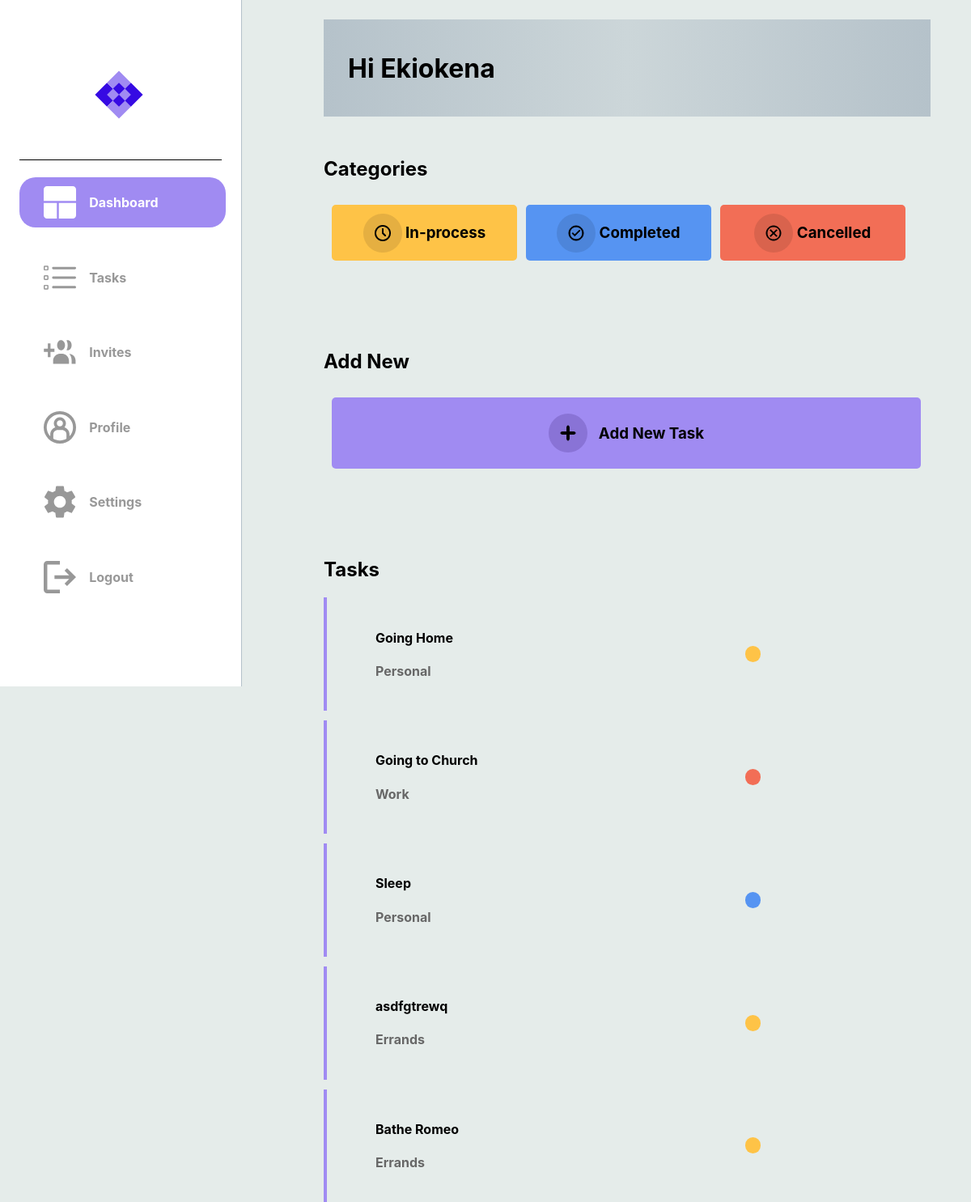
Page /dashboard (signed in) on the committed database.
### dotask/models.py (models this page shows)
class User(db.Model, UserMixin):
    __tablename__ = "user"
    id = db.Column(db.Integer, primary_key=True)
    email = db.Column(db.String(50), nullable=False, unique=True)
    password = db.Column(db.String(30), nullable=False)
    username = db.Column(db.String(30), nullable=False, unique=True)
    first_name = db.Column(db.String(30), nullable=False)
    last_name = db.Column(db.String(30), nullable=False)
    assigned_tasks = relationship('Task', secondary=user_task, backref='assigned_to')

class Task(db.Model):
    __tablename__ = "task"
    id = db.Column(db.Integer, primary_key=True)
    title = db.Column(db.String(100), nullable=False)
    description = db.Column(db.String(400), nullable=False)
    due_date = db.Column(db.Date, nullable=False)
    status = db.Column(Enum(TaskStatus))
    tag = db.Column(Enum(TaskTag))
    users = relationship('User', secondary=user_task, backref='tasks')

### dotask/routes.py (the view)
@app.route("/dashboard")
@login_required
def hello_dashboard():
    try:
        tasks = current_user.tasks
        if tasks:
            return render_template("dashboard.html", tasks=tasks)
    except:
        return render_template("dashboard.html")

### dotask/routes.py (called while the page is built)
@app.after_request
def after_request(response):
    response.headers["Cache-Control"] = "no-cache, no-store, must-revalidate"
    return response

@login_manager.user_loader
def load_user(user_id):
    return User.query.get(user_id)

### dotask/templates/dashboard.html (shortened to what this page needs)
<!DOCTYPE html>
<html lang="en">
<head>
    {% extends "layout.html" %}
    {% block head %}
        <link rel="stylesheet" {% block css_tab_colour %} href="../static/page_css_folder/dashboard.css" {% endblock %}/>
    {% endblock %}
    {% block dash_image_colour %}
    <a class="a1" href="{{ url_for('hello_dashboard') }}">
    <div id="logos">
        <img class="imgs" src="../static/dashboard_active.svg">
        <h4 class="sidebar-text">Dashboard</h4>
    </div>
    </a>
    {% endblock dash_image_colour %}
    {% block nav_title %}
    <div class="nav_title">
        <h1>Hi {{ current_user.first_name }}</h1>
    </div>
    {% endblock nav_title %}
    {% block categories %}
    <h2>Categories</h2>
    <div class="cate">
        <a href="{{ url_for('hello_in_process_tasks') }}">
            <div class="cate-container-1">
                <img src="../static/in_process.png">
                <h3>In-process</h3>
            </div>
        </a>
        <a href="{{ url_for('hello_completed_tasks') }}">
            <div class="cate-container-2">
                <img src="../static/completed.svg">
                <h3>Completed</h3>
            </div>
        </a>
        <a href="{{ url_for('hello_cancelled_tasks') }}">
            <div class="cate-container-3">
                <img src="../static/cancelled.svg">
                <h3>Cancelled</h3>
            </div>
        </a>
    </div>
    {% endblock categories %}
    {% block add_task %}
    <h2>Add New</h2>
    <div class="cate">
        <a href="{{ url_for('hello_new_task') }}">
            <div class="cate-container-4">
                <img src="../static/add_task.svg">
                <h3>Add New Task</h3>
            </div>
        </a>
    </div>
    {% endblock add_task %}
    {% block tasks %}
        <h2>Tasks</h2>
        {% if tasks %}
            {% for task in tasks %}
            <a href="{{ url_for('hello_each_task', task_id=task['id']) }}">
            <div class="message-box">
                <div class="message">
                    <h4> {{ task['title'] }} </h4>
                    <h4 style="color: #676767;"> {{ task.tag.name }} </h4>
                </div>
                <div class="message-dot {% if task.status.name == 'In_Progress' %}progress-task
                    {% elif task.status.name == 'Completed' %}completed-task
                    {% elif task.status.name == 'Cancelled' %}cancelled-task
                    {% else %}unknown-task
                    {% endif %}">
                </div>
            </div>
            </a>
            {% endfor %}
            {% else %}
                <div class="message-box">
                    <div class="message">
                        <h2>No Tasks Yet</h2>
                    </div>
                </div>
        {% endif %}
    {% endblock tasks %}

### dotask/static/layout.css (style rules this page uses)
@media (min-width: 768px) { body { margin: auto; padding: auto; background-color: #E5ECEA; display: flex; font-family: inter; } }
@media (min-width: 768px) { a { text-decoration: none; color: black; } }
@media (min-width: 768px) { .sidebar > div > a { width: 90%; text-decoration: none; } }
@media (min-width: 768px) { .sidebar > div > a > div { width: 100%; height: 10%; padding-left: 30px; margin: 5% auto; border-radius: 20px; } }
@media (min-width: 768px) { #logos { width: 100%; display: grid; grid-template-columns: 1fr 3fr; align-items: center; } }
@media (min-width: 768px) { .sidebar-text { color: #989898; font-size: 1rem; } }
@media (min-width: 768px) { .imgs { height: 40px; width: 40px; } }

### dotask/static/page_css_folder/dashboard.css (style rules this page uses)
.a1 > div { background-color: #A08BF2; width: 100%; height: 10%; padding-left: 30px; margin: 5% auto; border-radius: 20px; color: white; }
.a1 > div > h4 { color: white; }
.a1 > div > img { fill: #FFFFFF; }
.nav_title { padding-left: 5%; margin-bottom: 50px; background-image: linear-gradient(to right, #B5C2CA , #CCD6D9, #B5C2CA); display: flex; justify-content: start; align-items: center; width: 60vw; height: 15vh; }
img { padding-right: 2%; }
.cate { width: 60vw; margin-bottom: 50px; display: flex; }
a { text-decoration: none; }
.cate > a { width: 60vw; padding-bottom: 50px; margin: 10px; }
.cate > a > div { width: 100%; padding: 2%; border-radius: 5px; display: flex; justify-self: start; align-items: center; }
.cate-container-1 { background-color: #FEC347; justify-content: center; }
.cate-container-2 { background-color: #5694F2; justify-content: center; }
.cate-container-3 { background-color: #F26E56; justify-content: center; }
.cate-container-4 { background-color: #A08BF2; align-items: center; justify-content: center; }
.message-box { display: flex; margin-top: 2%; padding-right: 10%; padding-left: 10%; padding-top: 3%; padding-bottom: 3%; border-left: 4px solid #A08BF2; display: flex; justify-content: center; align-items: center; }
.message { width: 100%; border-radius: 5px; display: block; justify-content: center; align-items: center; }
.message-dot { width: 20px; height: 20px; border-radius: 50px; }
.progress-task { background-color: #FEC347; }
.completed-task { background-color: #5694F2; }
.cancelled-task { background-color: #F26E56; }

### rows in the picture
User: first_name "Ekiokena"
Task: title "Going Home", tag.name "Personal"
Task: title "Going to Church", tag.name "Work"
Task: title "Sleep", tag.name "Personal"
Task: title "asdfgtrewq", tag.name "Errands"
Task: title "Bathe Romeo", tag.name "Errands"
